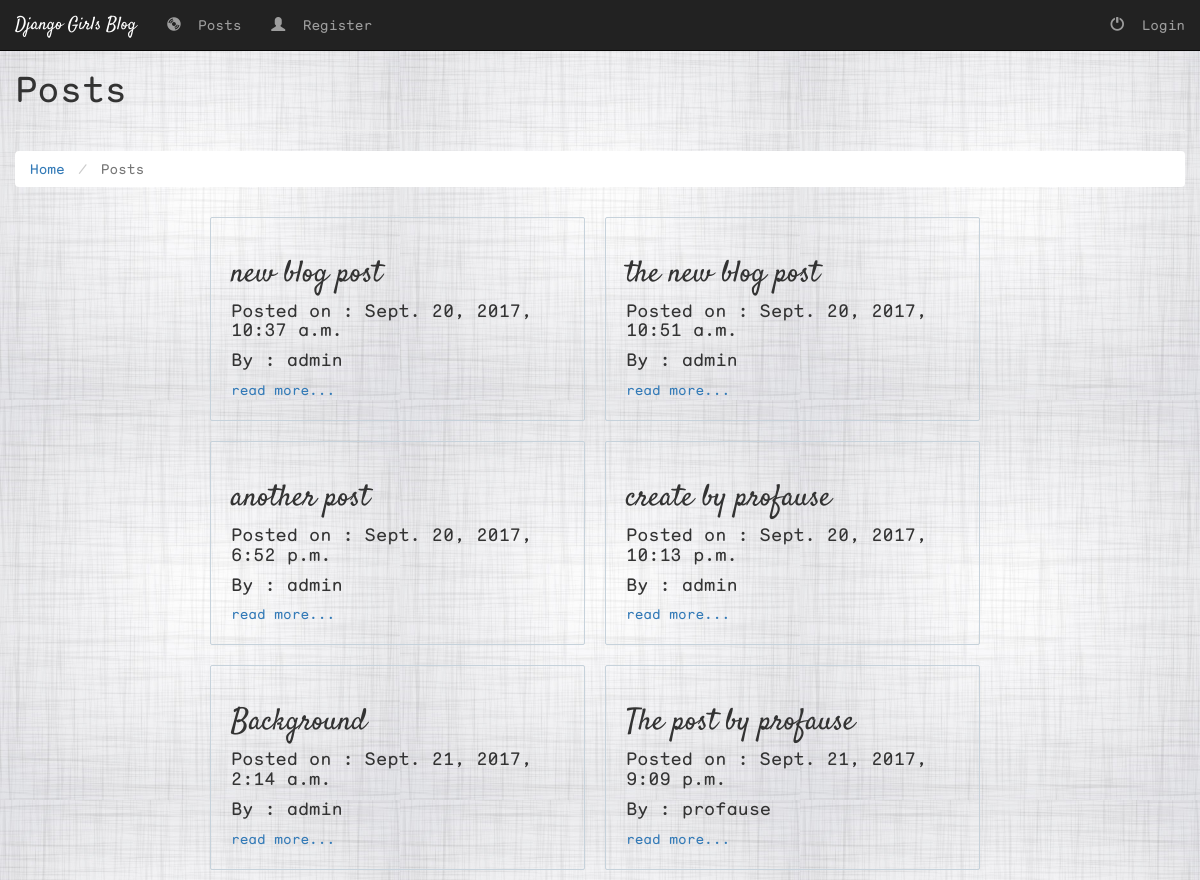
Page /blog/posts/ on the committed database.
### blog/models.py (models this page shows, shortened)
class Post(models.Model):
    title = models.CharField(max_length=200)
    text = models.TextField()
    author = models.ForeignKey(User)
    created_date = models.DateTimeField(default = timezone.now)
    published_date = models.DateTimeField(blank = True, null=True)

### blog/views.py (the view)
class PostView(generic.ListView):
    template_name = 'blog/posts.html'
    context_object_name = 'posts'
    def get_queryset(self):
        return Post.objects.all()

### blog/templates/blog/posts.html (shortened to what this page needs)
{% extends 'blog/base.html' %}
{% block body %}
<h1>Posts</h1>
<hr>
<ol class="breadcrumb">
    <li><a class="link" href="/post/">Home</a></li>
    <li class="link active">Posts</li>
</ol>
<div class="row">
    <div class="col-md-9 col-md-offset-2">
    <div class="row">
    {% if posts %}
    {% for post in posts %}
        <div class="col-md-5 borded">
            <h2 class="post-title">{{post.title}}</h2>
            <h4>Posted on : {{post.created_date}}</h4>
            <h4>By : {{post.author}}</h4>
            <a href="{% url 'blog:detail' post.id %}" class="link">read more...</a>
        </div>
    {% endfor %} {% else %}
    <h2>There are no posts</h2>
    </div>
    </div>
</div>
{% endif %} {% endblock %}

### blog/templates/blog/base.html (shortened to what this page needs)
<!DOCTYPE html> {% load staticfiles %}
<html lang="en">
<head>
    <link rel="stylesheet" type="text/css" href="{% static 'blog/css/bootstrap.min.css' %}" />
    <link rel="stylesheet" type="text/css" href="{% static 'blog/css/font-awesome.min.css' %}" />
    <link rel="stylesheet" type="text/css" href="{% static 'blog/css/style.css' %}" />
</head>
<body>
    <nav class="navbar navbar-inverse navbar-fixed-top">
        <div class="container-fluid">
            <div class="navbar-header">
                <a class="navbar-brand" href="{% url 'blog:index' %}">Django Girls Blog</a>
            </div>
            <div class="collapse navbar-collapse" id="topNavBar">
                <ul class="nav navbar-nav">
                    <li>
                        <a href="{% url 'blog:posts' %}">
                            <span class="glyphicon glyphicon-cd" aria-hidden="true"></span>&nbsp;
                            Posts
                        </a>
                    </li>
                    {% if user.is_authenticated %}
                    <li>
                        <a href="{% url 'blog:post_add' %}">
                            <span class="glyphicon glyphicon-plus" aria-hidden="true"></span>&nbsp;
                                Make a Post
                        </a>
                    </li>
                    {% else %}
                        <li>
                            <a href="{% url 'blog:register' %}">
                                <span class="glyphicon glyphicon-user" aria-hidden="true"></span>&nbsp;
                                    Register
                            </a>
                        </li>
                    {% endif %}
                </ul>
                <ul class="nav navbar-nav navbar-right">
                        {% if user.is_authenticated %}
                        <li class="">
                            <a href="{% url 'blog:logout' %}">
                                <span class="glyphicon glyphicon-off" aria-hidden="true"></span>&nbsp;
                                 welcome {{user.username}} Logout
                            </a>
                        </li>
                        {% else %}
                        <li class="">
                            <a href="{% url 'blog:login' %}">
                                <span class="glyphicon glyphicon-off" aria-hidden="true"></span>&nbsp;
                                    Login
                            </a>
                        </li>
                        {% endif %}
                    </ul>
            </div>
        </div>
    </nav>
    <div class="container-fluid">
        {% block body %} {% endblock %}
    </div>
</body>
</html>

### blog/static/blog/css/style.css (style rules this page uses)
body { background: white url('../../blog/images/album_bg.png'); font-family: Monosten; margin-top: 50px; }
.navbar { border-radius: 0; }
.navbar-brand { font-family: Satisfy,cursive; }
.breadcrumb { background: white; }
.link { text-decoration: none !important; }
.borded { border: 0.5px solid #C6D2DB; border-radius: 2px; padding: 20px; margin: 10px; white-space: normal; overflow: hidden; }
.post-title { font-family: Satisfy; font-style:bold; }

### rows in the picture
Post: title "new blog post", created_date "Sept. 20, 2017, 10:37 a.m.", author "admin"
Post: title "the new blog post", created_date "Sept. 20, 2017, 10:51 a.m.", author "admin"
Post: title "another post", created_date "Sept. 20, 2017, 6:52 p.m.", author "admin"
Post: title "create by profause", created_date "Sept. 20, 2017, 10:13 p.m.", author "admin"
Post: title "Background", created_date "Sept. 21, 2017, 2:14 a.m.", author "admin"
Post: title "The post by profause", created_date "Sept. 21, 2017, 9:09 p.m.", author "profause"
